Frame 1 (no input): blank canvas, image omitted
Frame 60 (the mouse pressed at the canvas centre just before this capture): blank canvas, image omitted
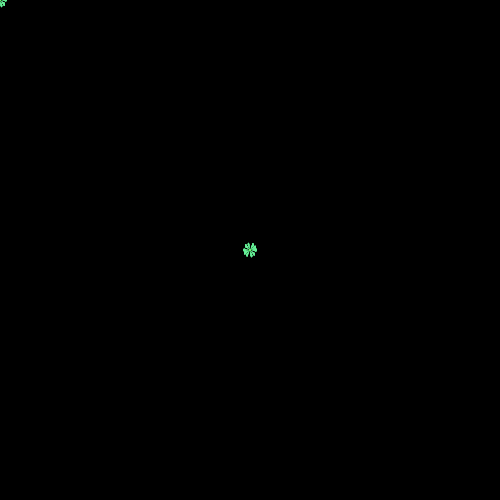
Frame 120 (the mouse held since frame 60 and released just before this capture)

The Processing sketch whose frames 1 and 60 were blank and that drew this single picture after the mouse press (run headless with seeded random() and noise(); from frame 60 on, the mouse is pressed at the canvas centre):

// Processing sketch: processing_173336
// ── processing_173336.pde

int angle = 0;

void setup() { 
size(500, 500); 
smooth(); 
noStroke(); 
fill(0);
background(0);
}

void draw() {
angle += 10;
float val = cos(radians(angle)) * 6.0;
for (int a = 0; a < 360; a += 75) {
float xoff = cos(radians(a)) * val;
float yoff = sin(radians(a)) * val;
fill(100, 240, 150);
ellipse(mouseX + xoff, mouseY + yoff, val/4, val/2);
}
fill(100, 255, 100);
ellipse(mouseX, mouseY, 2, 2);

}
